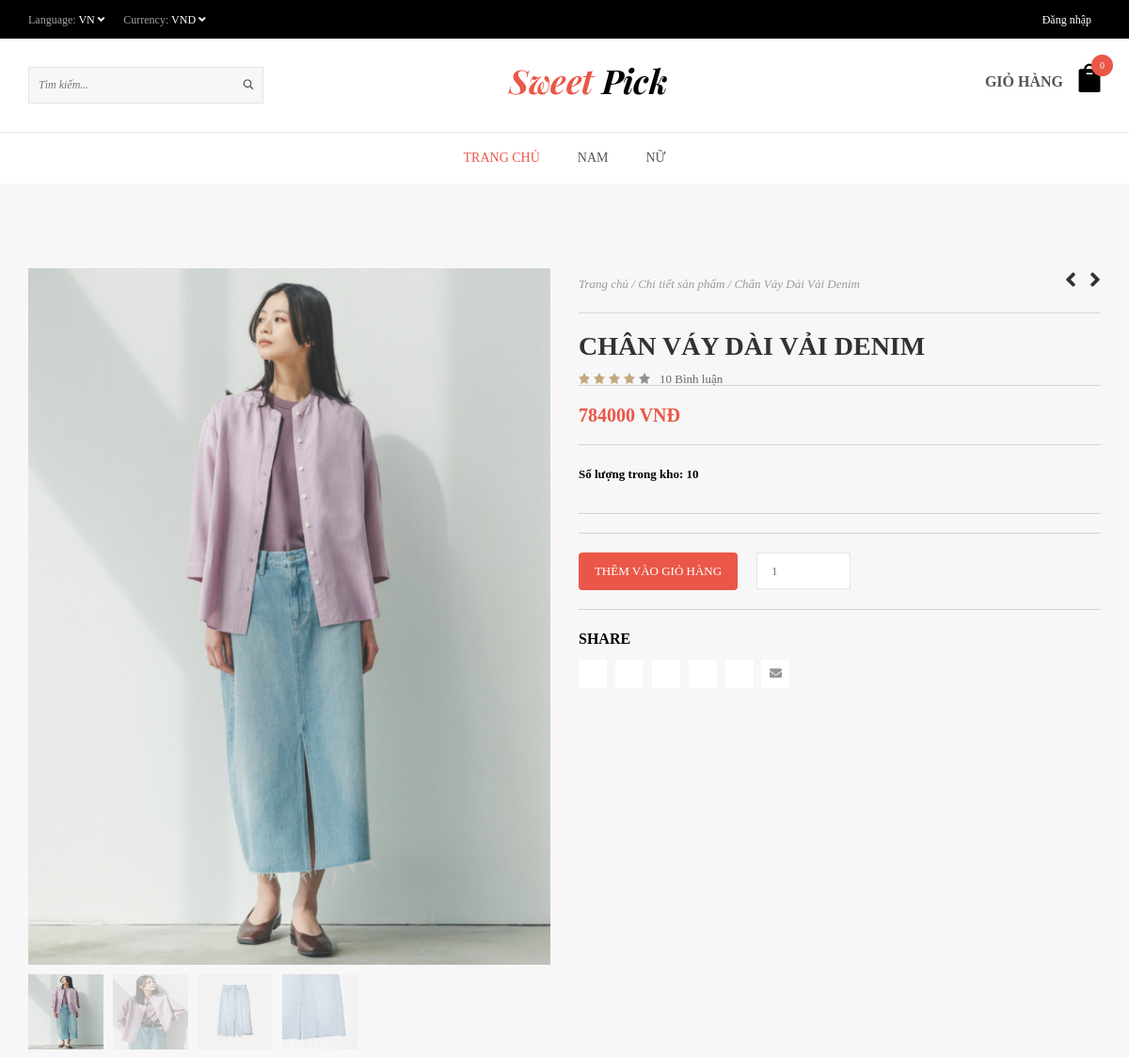
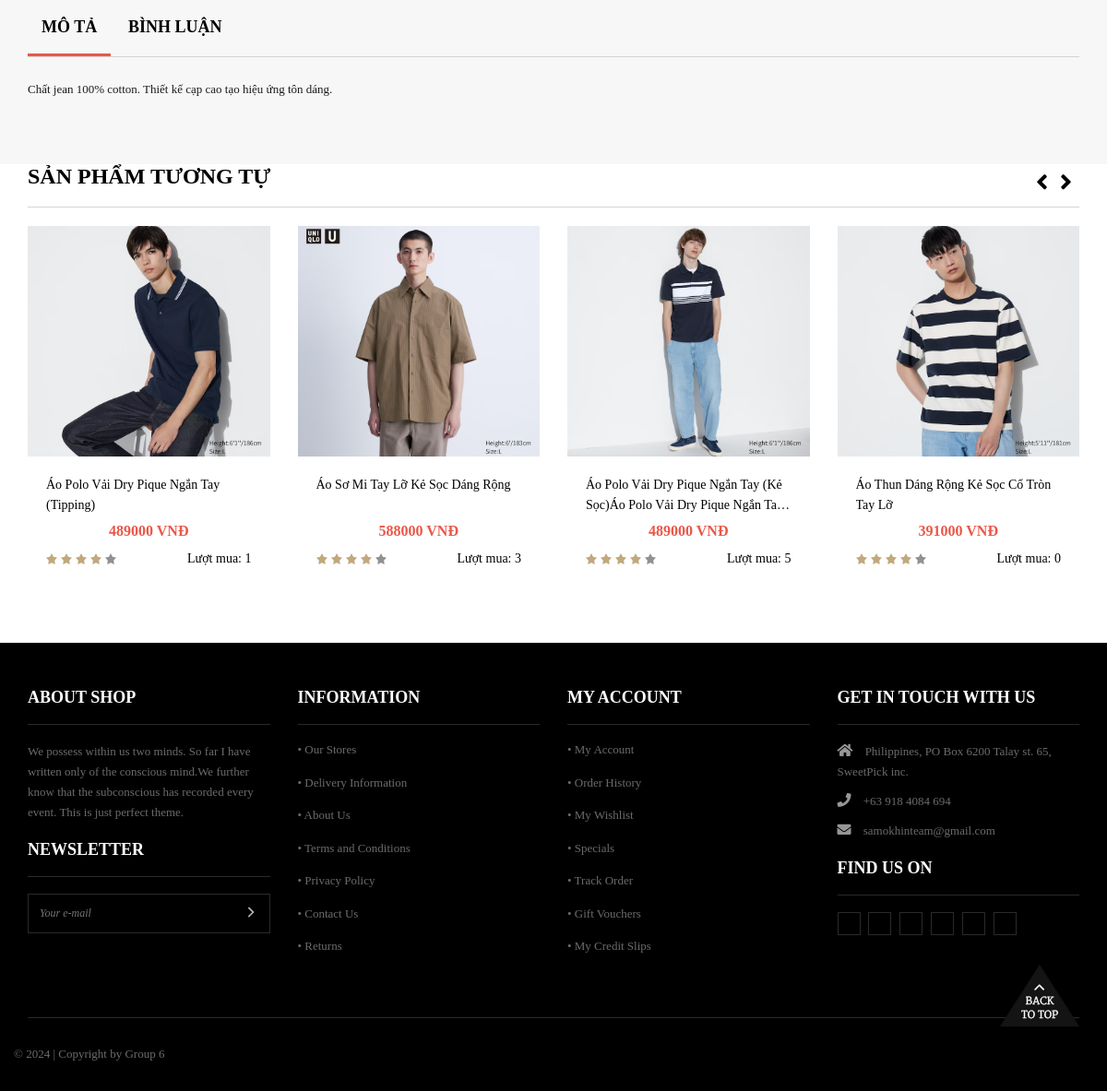
Screenshot of /?url=chitietsanpham&maSanPham=26 with the database file from the repository (2 pictures, top to bottom).
### tables this page shows
CREATE TABLE `san_pham` (
  `ma_san_pham` int(11) NOT NULL,
  `ten_san_pham` varchar(255) NOT NULL,
  `anh` varchar(255) NOT NULL,
  `mo_ta` text DEFAULT NULL,
  `trang_thai` int(11) NOT NULL,
  `luot_mua` int(11) DEFAULT 0,
  `gia` int(11) NOT NULL,
  `ma_giam_gia` int(11) DEFAULT NULL,
  `so_luong` int(11) DEFAULT NULL
);

CREATE TABLE `bo_suu_tap_san_pham` (
  `ma_bo_suu_tap` int(11) NOT NULL,
  `ma_san_pham` int(11) NOT NULL,
  `anh` varchar(255) NOT NULL
);

### app/controllers/users/DetailProductControllers.php (called while the page is built, shortened)
<?php
    function chiTietSanPham() {
        $maSanPham = $_GET['maSanPham'];
        $listSPTT = SanPhamTuongTu($maSanPham);
        $sanpham = getSanPhamID($maSanPham);
        $listBoSuuTap = getBoSuuTapIDSanPham($sanpham["ma_san_pham"]);
        include VIEWS_URL . "users/chitietsanpham.php";
    }
?>

### app/models/pdo.php (called while the page is built, shortened)
<?php
function getConnect() {
    try {
        $connect = new PDO(
            "mysql:host=" . DB_HOST .
            ";port=" . DB_PORT .
            ";dbname=" . DB_DATABASE .
            ";charset=" . DB_CHARSET,
            DB_USERNAME,
            DB_PASSWORD
        );
        $connect -> setAttribute(PDO::ATTR_ERRMODE, PDO::ERRMODE_EXCEPTION);
        return $connect;
    }
    catch(PDOException $e) {
        echo "Loi ket noi den database " . $e -> getMessage();
    }
}
function getData($sql, $getAll = true) {
    try {
        $connect = getConnect();
        $stmt = $connect -> prepare($sql);
        $stmt -> execute();
    }
    catch(PDOException $e) {
        echo "loi cau lenh: $sql";
    }
    finally {
        unset($connect);
    }
    if($getAll) {
        return $stmt -> fetchAll();
    }
    return $stmt -> fetch();
}
?>

### app/models/SanPhamModel.php (called while the page is built, shortened)
<?php
    require_once "pdo.php";
    function getSanPhamID($id) {
        $sql = "SELECT * FROM san_pham WHERE ma_san_pham = $id";
        return getData($sql,false);
    }
    function SanPhamTuongTu($maSanPham){
        $sql = "SELECT DISTINCT san_pham.*, giam_gia.ten_giam_gia
        FROM san_pham
        LEFT JOIN giam_gia ON san_pham.ma_giam_gia = giam_gia.ma_giam_gia
        JOIN chi_tiet_danh_muc ON san_pham.ma_san_pham = chi_tiet_danh_muc.ma_san_pham
        JOIN danh_muc ON chi_tiet_danh_muc.ma_danh_muc = danh_muc.ma_danh_muc
        WHERE (chi_tiet_danh_muc.ma_danh_muc IN (
            SELECT ma_danh_muc
            FROM chi_tiet_danh_muc
            WHERE ma_san_pham = $maSanPham
        )
        OR danh_muc.ten_danh_muc IN (
            SELECT ten_danh_muc
            FROM danh_muc
            JOIN chi_tiet_danh_muc ON danh_muc.ma_danh_muc = chi_tiet_danh_muc.ma_danh_muc
            WHERE chi_tiet_danh_muc.ma_san_pham = $maSanPham
        ))
        AND san_pham.trang_thai = 1
        LIMIT 0, 4
        ";
        return getData($sql);
    }
?>

### app/models/BoSuuTapModel.php (called while the page is built, shortened)
<?php
    function getBoSuuTapIDSanPham($id) {
        $sql = "SELECT A.* FROM bo_suu_tap_san_pham A
                JOIN san_pham B ON A.ma_san_pham = B.ma_san_pham
                WHERE A.ma_san_pham = $id
        ";
        return getData($sql);
    }
?>

### app/views/users/chitietsanpham.php (the view, shortened to what this page needs)
<div id="content">
    <div class="product-page container">
        <div class="row">
            <div class="col-md-6">
                <div class="single-img">
                    <div class="sp-wrap">
                        <?php if (isset($detailProduct)) : ?>
                            <?php if ($detailProduct) : ?>
                                <a href="<?php echo IMAGES_URL . $detailProduct["anh_chi_tiet"] ?>">
                                    <img src="<?php echo IMAGES_URL . $detailProduct["anh_chi_tiet"] ?>" alt="">
                                </a>
                            <?php else : ?>
                                <a href="<?php echo IMAGES_URL . $sanpham["anh"] ?>">
                                    <img src="<?php echo IMAGES_URL . $sanpham["anh"] ?>" alt="">
                                </a>
                            <?php endif ?>
                        <?php else : ?>
                            <a href="<?php echo IMAGES_URL . $sanpham["anh"] ?>">
                                <img src="<?php echo IMAGES_URL . $sanpham["anh"] ?>" alt="">
                            </a>
                        <?php endif ?>
                        <?php foreach ($listBoSuuTap as $boSuuTap) : ?>
                            <a href="<?php echo IMAGES_URL . $boSuuTap["anh"] ?>">
                                <img src="<?php echo IMAGES_URL . $boSuuTap["anh"] ?>" alt="">
                            </a>
                        <?php endforeach ?>
                    </div>
                </div>
            </div>
            <div class="col-md-6">
                <form action="?url=chitietsanpham&maSanPham=<?php echo $sanpham["ma_san_pham"] ?>" method="post">
                    <div class="single-desc">
                        <div class="top-single">
                            <span>Trang chủ / Chi tiết sản phẩm / <?php echo $sanpham["ten_san_pham"] ?></span>
                            <div class="right-arrows">
                                <a href="#"><i class="fa fa-angle-left"></i></a>
                                <a href="#"><i class="fa fa-angle-right"></i></a>
                            </div>
                        </div>
                        <div class="middle-single">
                            <h1 style="position: relative;">
                                <?php echo $sanpham['ten_san_pham'] ?>
                            </h1>
                            <img src="<?php echo SWEETPICK_URL ?>upload/stars.png" alt="">
                            <div class="reviews">
                                <a href="#">10 Bình luận</a>
                            </div>
                        </div>
                        <div class="single-price">
                            <ul>
                                <?php
                                $giaBienDongMax = getGiaChiTietSanPhamIDSanPham($sanpham["ma_san_pham"]);
                                $giaBienDongMin = getGiaChiTietSanPhamIDSanPham($sanpham["ma_san_pham"], false);
                                $tienMin = $sanpham["gia"] + $giaBienDongMin[0];
                                $tienMax = $sanpham["gia"] + $giaBienDongMax[0];
                                ?>
                                <?php if ($sanpham["so_luong"] == NULL) : ?>
                                    <p class="low-price">
                                        <?php echo $tienMin ?> VNĐ -
                                        <?php echo $tienMax ?> VNĐ
                                    </p>
                                <?php else : ?>
                                    <p class="low-price"><?php echo $sanpham["gia"] ?> VNĐ</p>
                                <?php endif ?>
                            </ul>
                        </div>
                        <?php if ($sanpham["so_luong"] != NULL) : ?>
                            <div class="single-infos">
                                <p><span>Số lượng trong kho: <?php echo $sanpham['so_luong'] ?></span></p>
                            </div>
                        <?php endif ?>
                        <div class="prod-end">
                            <button class="btn medium-button button-red add-cart" type="submit" name="btn-add-cart">
                                Thêm vào giỏ hàng
                            </button>
                            <input type="text" placeholder="1" name="so_luong_muon_mua" value="<?php echo $soLuongMuonMua ?? '' ?>">
                        </div>
                        <div class="share">
                            <span>Share</span>
                            <ul>
                                <li><a href="#"><i class="fa fa-facebook"></i></a></li>
                                <li><a href="#"><i class="fa fa-twitter"></i></a></li>
                                <li><a href="#"><i class="fa fa-google-plus"></i></a></li>
                                <li><a href="#"><i class="fa fa-pinterest"></i></a></li>
                                <li><a href="#"><i class="fa fa-instagram"></i></a></li>
                                <li><a href="#"><i class="fa fa-envelope"></i></a></li>
                            </ul>
                        </div>
                    </div>
                </form>
            </div>
        </div>
    </div>
    <div class="tabs-single">
        <div class="container">
            <div id="tabs">
                <ul>
                    <li class="active"><a href="#tabs-1">Mô tả</a></li>
                    <li><a href="#tabs-2">Bình luận</a></li>
                </ul>
                <div id="tabs-1">
                    <p>
                        <?= $sanpham['mo_ta'] ?>
                    </p>
                </div>
            </div>
        </div>
    </div>
</div>
<div class="feat-items mb30">
    <div class="container">
        <h1>Sản phẩm tương tự</h1>
        <div class="list_carousel1 responsive">
        <div class="row">
            <?php foreach ($listSPTT as $sptt) : ?>
                <?php if ($sptt['ma_san_pham'] != $maSanPham) : ?>
                        <div class="col-md-3 grid-item mb30">
                            <div class="arrival-overlay">
                            </div>
                            <div class="arr-content">
                                <a href="?url=chitietsanpham&maSanPham=<?= $sptt['ma_san_pham'] ?>">
                                    <p
                                            style="
												height: 42px;
												display: -webkit-box;
												-webkit-box-orient: vertical;
												overflow: hidden;
												-webkit-line-clamp: 2;
												text-align: left;"
                                    >
                                        <?= $sptt['ten_san_pham'] ?>
                                    </p>
                                </a>
                                <?php
                                    $giaBienDongMax = getGiaChiTietSanPhamIDSanPham($sptt["ma_san_pham"]);
                                    $giaBienDongMin = getGiaChiTietSanPhamIDSanPham($sptt["ma_san_pham"], false);
                                    $tienMin = $sptt["gia"] + $giaBienDongMin[0];
                                    $tienMax = $sptt["gia"] + $giaBienDongMax[0];
                                ?>
                                <?php if($sptt["so_luong"] == NULL) : ?>
                                    <p class="low-price">
                                        <?php echo $tienMin ?> VNĐ -
                                        <?php echo $tienMax ?> VNĐ
                                    </p>
                                <?php else : ?>
                                    <p class="low-price"><?php echo $sptt["gia"] ?> VNĐ</p>
                                <?php endif ?>
                                <div class="stars" style="display: flex; justify-content: space-between; align-items: center; margin-top: 8px;">
                                    <div>
                                        <img src="<?php echo SWEETPICK_URL ?>upload/stars.png" alt="" style="opacity: 1; margin: 0;">
                                    </div>
                                    <p style="margin: 0;">Lượt mua: <?php echo $sptt["luot_mua"] ?></p>
                                </div>
                            </div>
                        </div>
                    <?php endif ?>
                <?php endforeach ?>
            </div>
            <div class="arrows">
                <a id="prev1" class="prev1" href="#"><i class="fa fa-angle-left"></i></a>
                <a id="next1" class="next1" href="#"><i class="fa fa-angle-right"></i></a>
            </div>
        </div>
    </div>
</div>
</div>

### assets/gd-client/max-themes.net/demos/sweetpick/css/fullwidth.css (style rules this page uses)
html { overflow-x:hidden; padding: 0 !important; background:#fff; margin:0px !important; }

### assets/gd-client/max-themes.net/demos/sweetpick/css/colors/red-black.css (style rules this page uses)
.arr-content .low-price { color: #ea5748; }
.single-price .low-price { color: #ea5748; }
#tabs li.ui-tabs-active a { border-bottom: 3px solid #ea5748; text-decoration: none; }
.button-red { background-color: #ea5748; }

### rows the page displays
san_pham: anh (picture), ten_san_pham "Chân Váy Dài Vải Denim", ten_san_pham "CHÂN VÁY DÀI VẢI DENIM", gia "784000", so_luong "10", mo_ta "Chất jean 100% cotton. Thiết kế cạp cao tạo hiệu ứng tôn dáng."
bo_suu_tap_san_pham: anh (picture)
bo_suu_tap_san_pham: anh (picture)
bo_suu_tap_san_pham: anh (picture)
san_pham: ten_san_pham "Áo Polo Vải Dry Pique Ngắn Tay (Tipping)", gia "489000", luot_mua "1"
san_pham: ten_san_pham "Áo Sơ Mi Tay Lỡ Kẻ Sọc Dáng Rộng", gia "588000", luot_mua "3"
san_pham: ten_san_pham "Áo Polo Vải Dry Pique Ngắn Tay (Kẻ Sọc)Áo Polo Vải Dry Pique Ngắn…", gia "489000", luot_mua "5"
san_pham: ten_san_pham "Áo Thun Dáng Rộng Kẻ Sọc Cổ Tròn Tay Lỡ", gia "391000", luot_mua "0"
